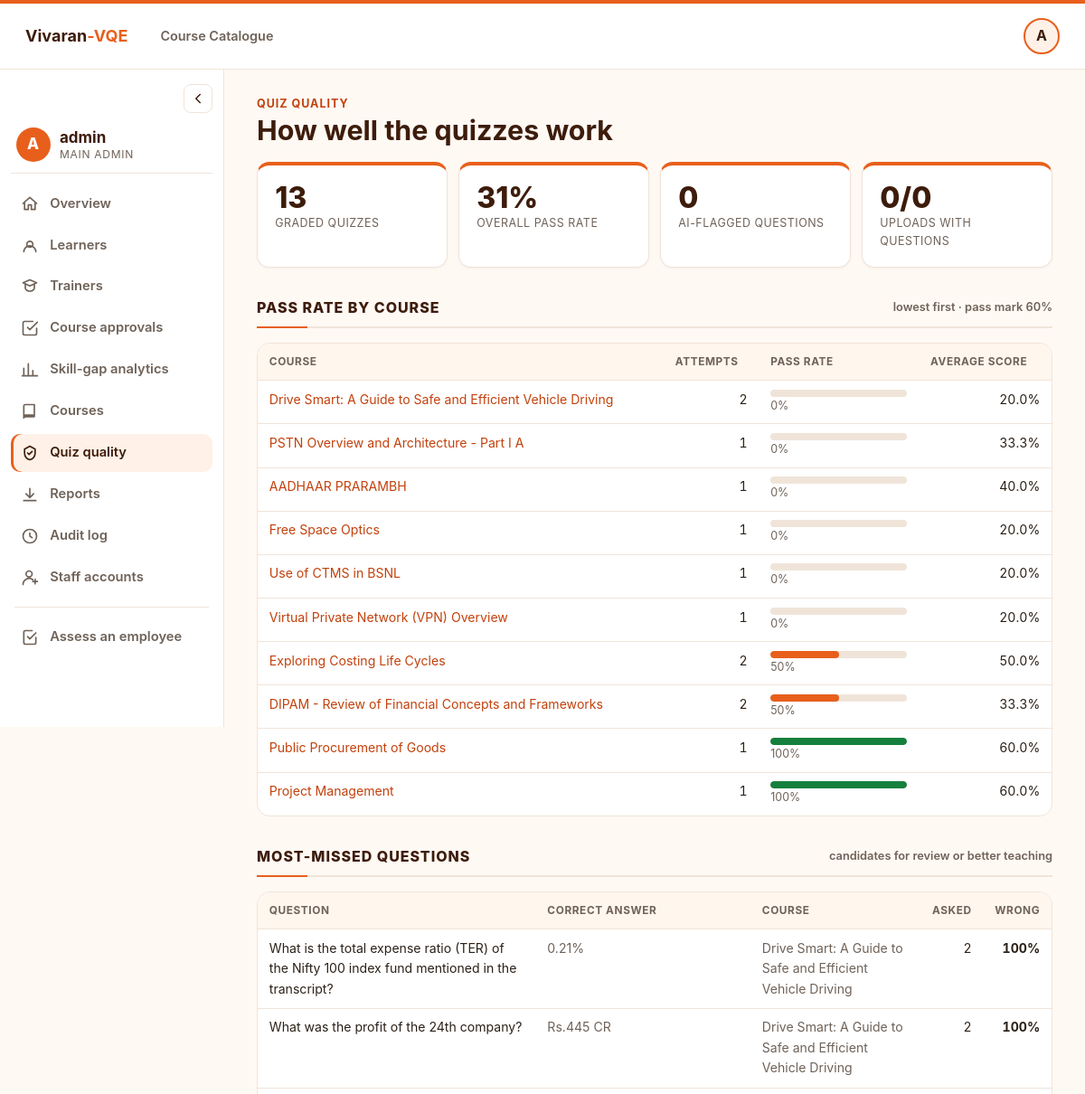
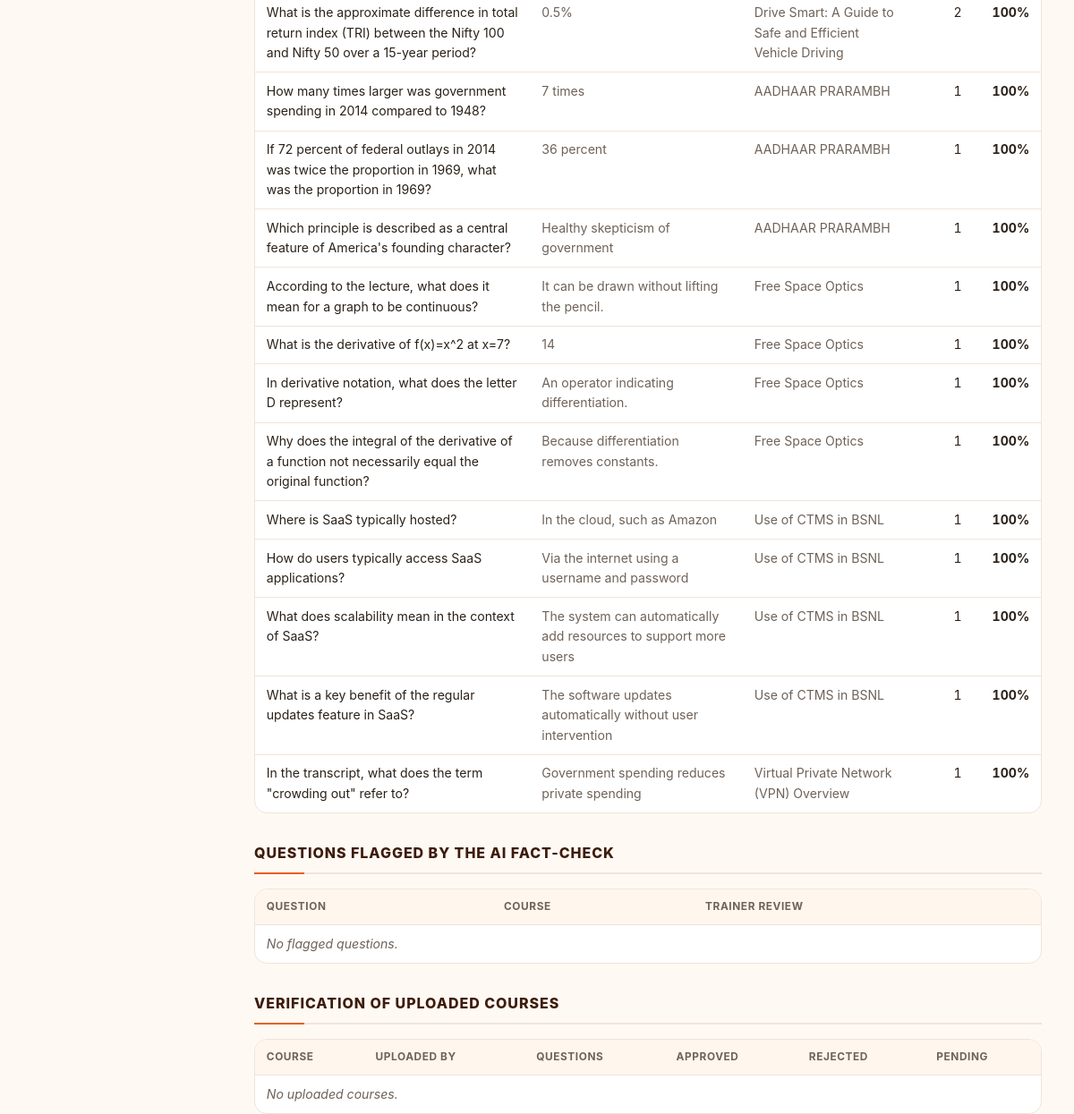
The page /admin/quality (signed in) on the database its author committed (2 pictures, top to bottom).
### tables this page shows
CREATE TABLE users (
                id INTEGER PRIMARY KEY AUTOINCREMENT,
                username TEXT NOT NULL UNIQUE,
                password_hash TEXT NOT NULL,
                created_at TEXT NOT NULL
            , email TEXT, role TEXT NOT NULL DEFAULT 'learner', active INTEGER NOT NULL DEFAULT 1, must_change_password INTEGER NOT NULL DEFAULT 0, is_primary INTEGER NOT NULL DEFAULT 0);

CREATE TABLE quiz_attempts (
                id INTEGER PRIMARY KEY AUTOINCREMENT,
                user_id INTEGER NOT NULL REFERENCES users(id),
                submission_id INTEGER NOT NULL REFERENCES submissions(id),
                course_id TEXT NOT NULL,
                course_title TEXT NOT NULL,
                source_link TEXT,
                status TEXT NOT NULL DEFAULT 'generating',
                error TEXT,
                quiz TEXT,
                answers TEXT,
                score INTEGER,
                total INTEGER,
                accuracy REAL,
                created_at TEXT NOT NULL,
                finished_at TEXT
            , passed INTEGER, bank_id INTEGER);

### app.py (the view, shortened to what this page needs)
@app.route("/admin/quality")
@role_required("admin")
def admin_quality():
    graded = _graded_all()
    per: dict[str, dict] = {}
    missed: dict[str, dict] = {}
    for a in graded:
        c = per.setdefault(a["course_id"], {"course_id": a["course_id"], "title": a["course_title"],
                                            "attempts": 0, "passed": 0, "acc": []})
        c["attempts"] += 1
        c["passed"] += a["passed_bool"]
        c["acc"].append(a["accuracy"] or 0)
        try:
            quiz = json.loads(a["quiz"] or "[]")
            answers = json.loads(a["answers"] or "{}")
        except json.JSONDecodeError:
            continue
        for q in quiz:
            key = _card_key(q.get("question", ""))
            m = missed.setdefault(key, {"question": q.get("question", ""), "answer": q.get("answer", ""),
                                        "course": a["course_title"], "asked": 0, "wrong": 0})
            m["asked"] += 1
            sel = answers.get(str(q.get("id")), "")
            m["wrong"] += not (sel and str(sel).lower() == str(q.get("answer", "")).lower())
    course_rows = sorted(({**c, "pass_rate": _pct(c["passed"], c["attempts"]),
                           "avg": round(sum(c["acc"]) / len(c["acc"]), 1)} for c in per.values()),
                         key=lambda c: (c["pass_rate"] or 0, -c["attempts"]))
    missed_rows = sorted((dict(m, pct=_pct(m["wrong"], m["asked"])) for m in missed.values() if m["wrong"]),
                         key=lambda m: (-(m["pct"] or 0), -m["asked"]))[:15]
    flagged, coverage = [], []
    for b in db.list_bank():
        full = db.get_bank_by_id(b["id"]) or {}
        for q in json.loads(full.get("questions") or "[]"):
            if (q.get("verification_status") or "").lower() == "flagged":
                flagged.append({"course_id": b["course_id"], "title": (courses.get_any(b["course_id"]) or {}).get("title", b["course_id"]),
                                "question": q.get("question"), "status": _q_status(q)})
    return render_template("admin_quality.html", course_rows=course_rows, missed=missed_rows, flagged=flagged,
                           coverage=coverage,
                           overall=_pct(sum(1 for a in graded if a["passed_bool"]), len(graded)),
                           attempts=len(graded), **_admin_ctx("quality"))

### app.py (called while the page is built)
@app.context_processor
def inject_user() -> dict:
    ctx = {
        "current_user": session.get("username", ""),
        "current_role": session.get("role", ""),
        "home_url": _home_url(session.get("role", "")) if "user_id" in session else "/",
    }
    if session.get("role") == "learner" and "user_id" in session:
        ctx["lnav"] = _learner_nav(int(session["user_id"]))
    return ctx

def _home_url(role: str) -> str:
    return {
        "admin": url_for("admin_dashboard"),
        "trainer": url_for("trainer_dashboard"),
    }.get(role, url_for("learner_dashboard"))

def role_required(*allowed: str):
    def decorator(view):
        @wraps(view)
        @login_required
        def wrapped(*args, **kwargs):
            if session.get("role") not in allowed:
                if _wants_json():
                    return jsonify({"ok": False, "error": "You do not have access to this."}), 403
                return render_template("forbidden.html"), 403
            return view(*args, **kwargs)
        return wrapped
    return decorator

def _require_user() -> int:
    return int(session.get("user_id", 0))

def _card_key(question: str) -> str:
    norm = " ".join((question or "").lower().split())
    return hashlib.sha1(norm.encode("utf-8")).hexdigest()[:16]

def _pct(n: float, d: float) -> float | None:
    return round(100 * n / d, 1) if d else None

def _admin_ctx(active: str) -> dict:
    me = db.get_user_by_id(_require_user())
    pending = db.list_trainer_courses(status="pending")
    return {"me": me, "active": active, "skill_name": courses.skill_name,
            "pending_courses_n": len(pending),
            "needs_admin_n": sum(1 for r in pending if _needs_admin(r)),
            "threshold": settings.PASS_THRESHOLD,
            "message": request.args.get("msg"), "error": request.args.get("err")}

def _graded_all() -> list[dict]:
    rows = [a for a in db.list_all_attempts() if a["status"] == "graded"]
    for a in rows:
        a["passed_bool"] = (a.get("accuracy") or 0) >= settings.PASS_THRESHOLD
    return rows

### db.py (called while the page is built)
def connect() -> sqlite3.Connection:
    conn = sqlite3.connect(DB_PATH)
    conn.row_factory = sqlite3.Row
    conn.execute("PRAGMA foreign_keys = ON")
    return conn

def get_user_by_id(user_id: int) -> dict | None:
    with closing(connect()) as conn:
        row = conn.execute("SELECT * FROM users WHERE id = ?", (user_id,)).fetchone()
    return dict(row) if row else None

### templates/admin_quality.html (shortened to what this page needs)
{% extends 'admin_base.html' %}
{% block acontent %}
<div class="page-head"><div><div class="eyebrow">Quiz quality</div><h1>How well the quizzes work</h1></div></div>
<div class="kpis kpis-4">
  <div class="kpi"><div class="n">{{ attempts }}</div><div class="l">Graded quizzes</div></div>
  <div class="kpi"><div class="n">{{ (overall|round|int|string + '%') if overall is not none else '—' }}</div><div class="l">Overall pass rate</div></div>
  <div class="kpi"><div class="n">{{ flagged|length }}</div><div class="l">AI-flagged questions</div></div>
  <div class="kpi"><div class="n">{{ coverage|selectattr('questions')|list|length }}/{{ coverage|length }}</div><div class="l">Uploads with questions</div></div>
</div>
<div class="section"><h2>Pass rate by course <span class="count">lowest first · pass mark {{ threshold|round|int }}%</span></h2>
  <div class="table-wrap"><table class="data">
    <thead><tr><th>Course</th><th class="num">Attempts</th><th style="min-width:160px;">Pass rate</th><th class="num">Average score</th></tr></thead>
    <tbody>{% for c in course_rows %}
      <tr><td><a href="{{ url_for('course_page', course_id=c.course_id) }}">{{ c.title }}</a></td><td class="num">{{ c.attempts }}</td>
        <td><div class="bar {{ 'done' if (c.pass_rate or 0) >= 60 }}"><span style="width:{{ c.pass_rate or 0 }}%"></span></div><div class="subtle" style="font-size:.78rem;">{{ c.pass_rate|round|int }}%</div></td>
        <td class="num">{{ c.avg }}%</td></tr>
    {% else %}<tr><td colspan="4" class="muted-empty">No quizzes taken yet.</td></tr>{% endfor %}</tbody>
  </table></div>
</div>
<div class="section"><h2>Most-missed questions <span class="count">candidates for review or better teaching</span></h2>
  <div class="table-wrap"><table class="data">
    <thead><tr><th>Question</th><th>Correct answer</th><th>Course</th><th class="num">Asked</th><th class="num">Wrong</th></tr></thead>
    <tbody>{% for m in missed %}
      <tr><td>{{ m.question }}</td><td class="subtle">{{ m.answer }}</td><td class="subtle">{{ m.course }}</td><td class="num">{{ m.asked }}</td><td class="num"><b>{{ m.pct|round|int }}%</b></td></tr>
    {% else %}<tr><td colspan="5" class="muted-empty">No missed questions yet.</td></tr>{% endfor %}</tbody>
  </table></div>
</div>
<div class="section" id="flagged"><h2>Questions flagged by the AI fact-check</h2>
  <div class="table-wrap"><table class="data">
    <thead><tr><th>Question</th><th>Course</th><th>Trainer review</th></tr></thead>
    <tbody>{% for f in flagged %}
      <tr><td>{{ f.question }}</td><td class="subtle">{{ f.title }}</td>
        <td><span class="pill {{ {'approved':'completed','rejected':'failed','pending':'in_progress'}[f.status] }}">{{ f.status|title }}</span></td></tr>
    {% else %}<tr><td colspan="3" class="muted-empty">No flagged questions.</td></tr>{% endfor %}</tbody>
  </table></div>
</div>
<div class="section"><h2>Verification of uploaded courses</h2>
  <div class="table-wrap"><table class="data">
    <thead><tr><th>Course</th><th>Uploaded by</th><th class="num">Questions</th><th class="num">Approved</th><th class="num">Rejected</th><th class="num">Pending</th></tr></thead>
    <tbody>{% for c in coverage %}
      <tr><td>{{ c.title }} <span class="subtle" style="font-size:.78rem;">{{ c.course_id }}</span></td><td>{{ c.trainer_username }}</td>
        <td class="num">{{ c.questions }}</td><td class="num">{{ c.approved }}</td><td class="num">{{ c.rejected }}</td><td class="num">{{ c.pending }}</td></tr>
    {% else %}<tr><td colspan="6" class="muted-empty">No uploaded courses.</td></tr>{% endfor %}</tbody>
  </table></div>
</div>
{% endblock %}

### templates/admin_base.html (shortened to what this page needs)
{% extends 'base.html' %}
{% block main %}
<div class="t-shell" id="tShell">
  <aside class="t-sidebar" aria-label="Admin navigation">
    <button type="button" class="t-toggle" id="tToggle" aria-label="Collapse or expand sidebar" title="Collapse / expand">
      <svg viewBox="0 0 24 24" width="18" height="18" fill="none" stroke="currentColor" stroke-width="2" stroke-linecap="round" stroke-linejoin="round"><path d="M15 6l-6 6 6 6"/></svg>
    </button>
    <div class="t-who">
      <div class="t-avatar">{{ me.username[0]|upper }}</div>
      <div class="t-label"><b>{{ me.username }}</b><span>{{ 'Main admin' if me.is_primary else 'Admin' }}</span></div>
    </div>
    <nav class="t-nav">
      {% for key, href, label, icon in nav %}
      <a href="{{ href }}" class="{{ 'active' if active == key }}" title="{{ label }}">
        <svg viewBox="0 0 24 24" width="20" height="20" fill="none" stroke="currentColor" stroke-width="2" stroke-linecap="round" stroke-linejoin="round"><path d="{{ icon }}"/></svg>
        <span class="t-label">{{ label }}</span>
      </a>
      {% endfor %}
      <div class="t-sep"></div>
      <a href="{{ url_for('recommendation') }}" title="Assess an employee (original System 1 form)">
        <svg viewBox="0 0 24 24" width="20" height="20" fill="none" stroke="currentColor" stroke-width="2" stroke-linecap="round" stroke-linejoin="round"><path d="M9 11l3 3 8-8M20 12v7a2 2 0 01-2 2H6a2 2 0 01-2-2V5a2 2 0 012-2h9"/></svg>
        <span class="t-label">Assess an employee</span>
      </a>
    </nav>
  </aside>
  <main class="t-main">
    {% block acontent %}{% endblock %}
  </main>
</div>
{% endblock %}

### rows shown on the page
users: username "A", username "admin", is_primary "MAIN ADMIN"
quiz_attempts: title "Drive Smart: A Guide to Safe and Efficient Vehicle Driving", attempts "2", pass_rate "0", avg "20.0", question "What is the total expense ratio (TER) of the Nifty 100 index fund mentioned in the transcript?", answer "0.21%", course "Drive Smart: A Guide to Safe and Efficient Vehicle Driving", asked "2", pct "100", question "What was the profit of the 24th company?", answer "Rs.445 CR", question "What is the approximate difference in total return index (TRI) between the Nifty 100 and Nifty 50 over a 15-year period?", answer "0.5%"
quiz_attempts: title "PSTN Overview and Architecture - Part I A", attempts "1", pass_rate "0", avg "33.3"
quiz_attempts: title "AADHAAR PRARAMBH", attempts "1", pass_rate "0", avg "40.0", question "How many times larger was government spending in 2014 compared to 1948?", answer "7 times", course "AADHAAR PRARAMBH", asked "1", pct "100", question "If 72 percent of federal outlays in 2014 was twice the proportion in 1969, what was the proportion in 1969?", answer "36 percent", question "Which principle is described as a central feature of America's founding character?", answer "Healthy skepticism of government"
quiz_attempts: title "Free Space Optics", attempts "1", pass_rate "0", avg "20.0", question "According to the lecture, what does it mean for a graph to be continuous?", answer "It can be drawn without lifting the pencil.", course "Free Space Optics", asked "1", pct "100", question "What is the derivative of f(x)=x^2 at x=7?", answer "14", question "In derivative notation, what does the letter D represent?", answer "An operator indicating differentiation.", question "Why does the integral of the derivative of a function not necessarily equal the original function?", answer "Because differentiation removes constants."
quiz_attempts: title "Use of CTMS in BSNL", attempts "1", pass_rate "0", avg "20.0", question "Where is SaaS typically hosted?", answer "In the cloud, such as Amazon", course "Use of CTMS in BSNL", asked "1", pct "100", question "How do users typically access SaaS applications?", answer "Via the internet using a username and password", question "What does scalability mean in the context of SaaS?", answer "The system can automatically add resources to support more users", question "What is a key benefit of the regular updates feature in SaaS?", answer "The software updates automatically without user intervention"
quiz_attempts: title "Virtual Private Network (VPN) Overview", attempts "1", pass_rate "0", avg "20.0", question "In the transcript, what does the term \"crowding out\" refer to?", answer "Government spending reduces private spending", course "Virtual Private Network (VPN) Overview", asked "1", pct "100"
quiz_attempts: title "Exploring Costing Life Cycles", attempts "2", pass_rate "50", avg "50.0"
quiz_attempts: title "DIPAM - Review of Financial Concepts and Frameworks", attempts "2", {{ c.pass_rate or 0 }} 50.0 (drawn), pass_rate "50", avg "33.3"
quiz_attempts: title "Public Procurement of Goods", attempts "1", {{ c.pass_rate or 0 }} 100.0 (drawn), pass_rate "100", avg "60.0"
quiz_attempts: title "Project Management", attempts "1", {{ c.pass_rate or 0 }} 100.0 (drawn), pass_rate "100", avg "60.0"

### other values the page prints
{{ current_user[0]|upper }} "A"
{{ label }} "Overview" "Learners" "Trainers" "Course approvals" "Skill-gap analytics" "Courses" "Quiz quality" "Reports" "Audit log" "Staff accounts"
{{ attempts }} "13"
{{ (overall|round|int|string + '%') if overall is not none else '—' }} "31%"
{{ flagged|length }} "0"
{{ coverage|selectattr('questions')|list|length }} "0"
{{ coverage|length }} "0"
{{ threshold|round|int }} "60"
